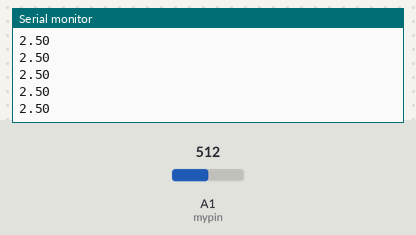
Simulated run of this sketch. Board: Arduino Uno, built with avr-gcc and run on an emulated ATmega328P. Shown: the last lines printed to the serial monitor. Inputs (shaded band) come from the test bench; at power-on: A1 (mypin) = 512.

Above: at 1.2 s.
1.3 s: A1 (mypin) set to 716
At 1.68 s:
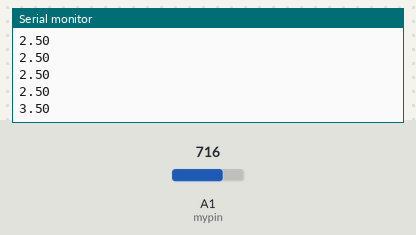
2.8 s: A1 (mypin) set to 900
At 2.94 s:
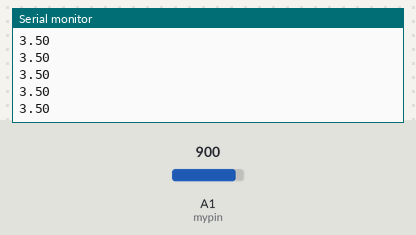
Timing chart, 0 to 5.8 s (numbered marks = the images above; inputs shaded):
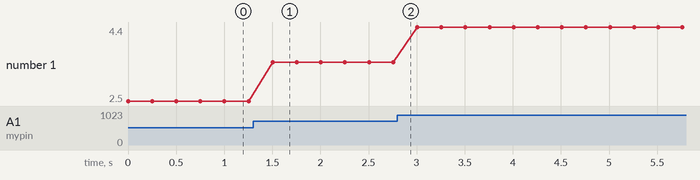

Measured:
- after the input at 1.3 s, the serial monitor: prints a new line after 0.20 s (image 1)
- plotted number 1: 2.5 → 3.5 after the input at 1.3 s, 3.5 → 4.4 after the input at 2.8 s

The sketch:

understanding_potentionmeter.ino
```cpp
int mypin = A1;
int readVal ;
float V2 ;
int DelayT = 250;

void setup() {
  // put your setup code here, to run once:
  Serial.begin(9600);
}

void loop() {
  // put your main code here, to run repeatedly:
  readVal = analogRead(mypin);
  V2 = (5./1023.)*readVal;
  Serial.println(V2);

  delay(DelayT);
}
```
